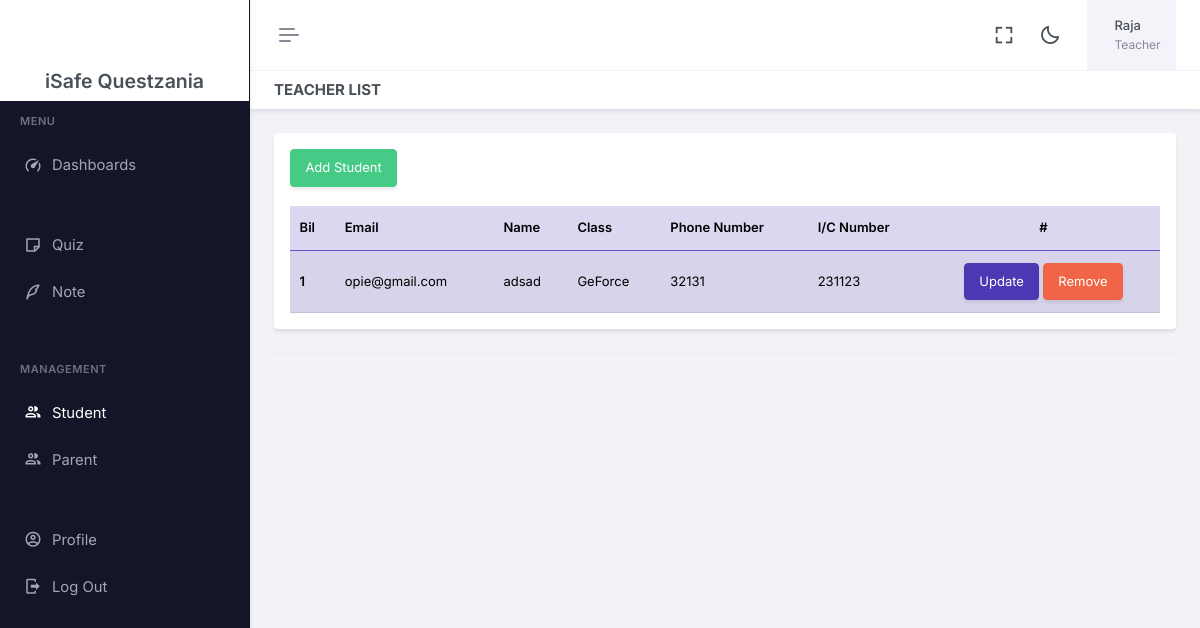
/Teacher/senaraiPelajar.php (signed in), run on the app's committed database.
### tables this page shows
CREATE TABLE `profile` (
  `id` int(25) NOT NULL,
  `user_id` int(25) NOT NULL,
  `nama` varchar(250) NOT NULL,
  `noFon` varchar(250) DEFAULT NULL,
  `noKp` varchar(250) DEFAULT NULL,
  `kelas_id` text DEFAULT NULL,
  `student_id` text DEFAULT NULL
);

CREATE TABLE `user` (
  `id` int(250) NOT NULL,
  `email` varchar(250) NOT NULL,
  `password` varchar(250) NOT NULL,
  `role` varchar(250) NOT NULL
);

CREATE TABLE `kelas` (
  `id` int(250) NOT NULL,
  `nama_kelas` text NOT NULL,
  `teacher_id` text NOT NULL
);

### Teacher/Component/sess.php (called while the page is built, shortened)
<?php
include('../dbConnect.php');
$uid = $_SESSION['uid'];
$sql = "SELECT * FROM profile WHERE user_id='$uid'";
$result = mysqli_query($conn, $sql);
$row = mysqli_fetch_array($result, MYSQLI_ASSOC);
$nama = $row['nama'];
$kelas_id = $row['kelas_id'];
$role=$_SESSION['role'];
?>

### Teacher/senaraiPelajar.php (the view, shortened to what this page needs)
<!doctype html>
<html lang="en" data-layout="vertical" data-topbar="light" data-sidebar="dark" data-sidebar-size="lg" data-sidebar-image="none" data-preloader="disable">
<?php include 'Component/head.php' ?>
<body>
    <div id="layout-wrapper">
        <header id="page-topbar">
            <div class="layout-width">
                <?php include './Component/header.php' ?>
            </div>
        </header>
        <?php include './Component/asside.php' ?>
        <div class="main-content">
            <div class="page-content">
                <div class="container-fluid">
                    <div class="row">
                        <div class="col-12">
                            <div class="page-title-box d-sm-flex align-items-center justify-content-between">
                                <h4 class="mb-sm-0">Teacher List</h4>
                            </div>
                        </div>
                    </div>
                    <div class="card-header">
                        <div class="card">
                            <div class="card-body">
                                <button type="button" class="btn btn-success btn-animation waves-effect waves-light" data-text="Add Student" data-bs-toggle="modal" data-bs-target="#myModal"><span>Add Student</span></button>
                                <br>
                                <br>
                                <table class="table table-primary table-striped align-middle table-nowrap mb-0">
                                    <thead>
                                        <tr>
                                            <th scope="col">Bil</th>
                                            <th scope="col">Email</th>
                                            <th scope="col">Name</th>
                                            <th scope="col">Class</th>
                                            <th scope="col">Phone Number</th>
                                            <th scope="col">I/C Number</th>
                                            <th scope="col" class="text-center">#</th>
                                        </tr>
                                    </thead>
                                    <tbody>
                                        <?php
                                        include('../dbConnect.php');
                                        $query = "SELECT user.id userId, user.password, user.email, profile.noKp,
                                        profile.nama, profile.noFon,profile.kelas_id, kelas.nama_kelas
                                        FROM user
                                        JOIN profile ON user.id=profile.user_id AND profile.kelas_id=$kelas_id
                                        LEFT JOIN kelas on kelas.id=profile.kelas_id
                                        WHERE user.role='Student'";
                                        $result = $conn->query($query);
                                        $modal = 1;
                                        if ($result->num_rows > 0) {
                                            while ($row = $result->fetch_assoc()) {
                                                $nama = $row['nama'];
                                                $noKp = $row['noKp'];
                                                $noFon = $row['noFon'];
                                                $email = $row['email'];
                                                $userId = $row['userId'];
                                                $namaKelas = $row['nama_kelas'];
                                                echo "
                                                    <tr>
                                                    <th scope='row'>$modal</th>
                                                    <td>$email</td>
                                                    <td>$nama</td>
                                                    <td>$namaKelas</td>
                                                    <td>$noFon</td>
                                                    <td>$noKp</td>
                                                    <td >
                                                        <center>
                                                            <button type='button' class='btn btn-primary btn-animation waves-effect waves-light data-text='Update' data-bs-toggle='modal' data-bs-target='#view2$modal'>
                                                                Update
                                                            </button>
                                                            <a href='./Api/removeStudent.php?userId=$userId' class='btn btn-danger btn-animation waves-effect waves-light data-text='Buang'>
                                                                Remove
                                                            </a>
                                                        </center>
                                                    </td>
                                                </tr>
                                                    ";
                                                $modal++;
                                            }
                                        } else {
                                            echo "
                                                <tr>
                                                <td colspan='9' align='center'>No Student Add</td>
                                                </tr>";
                                        }
                                        ?>
                                    </tbody>
                                </table>
                            </div>
                        </div>
                    </div>
                </div>
            </div>
        </div>
    </div>
</body>
</html>

### Teacher/Component/header.php (shortened to what this page needs)
<?php
    include './Component/sess.php'
?>
<div class="navbar-header">
    <div class="d-flex">
        <button type="button" class="btn btn-sm px-3 fs-16 header-item vertical-menu-btn topnav-hamburger shadow-none" id="topnav-hamburger-icon">
            <span class="hamburger-icon">
                <span></span>
                <span></span>
                <span></span>
            </span>
        </button>
    </div>
    <div class="d-flex align-items-center">
        <div class="ms-1 header-item d-none d-sm-flex">
            <button type="button" class="btn btn-icon btn-topbar btn-ghost-secondary rounded-circle shadow-none" data-toggle="fullscreen">
                <i class='bx bx-fullscreen fs-22'></i>
            </button>
        </div>
        <div class="ms-1 header-item d-none d-sm-flex">
            <button type="button" class="btn btn-icon btn-topbar btn-ghost-secondary rounded-circle light-dark-mode shadow-none">
                <i class='bx bx-moon fs-22'></i>
            </button>
        </div>
        <div class="dropdown ms-sm-3 header-item topbar-user">
            <button type="button" class="btn shadow-none" id="page-header-user-dropdown" data-bs-toggle="dropdown" aria-haspopup="true" aria-expanded="false">
                <span class="d-flex align-items-center">
                    <span class="text-start ms-xl-2">
                        <span class="d-none d-xl-inline-block ms-1 fw-medium user-name-text"><?php echo $nama;?></span>
                        <span class="d-none d-xl-block ms-1 fs-12 text-muted user-name-sub-text"><?php echo $role;?></span>
                    </span>
                </span>
            </button>
        </div>
    </div>
</div>

### data on the page
profile: nama "Raja"
profile: user.email "opie@gmail.com", nama "adsad", kelas.nama_kelas "GeForce", noFon "32131", noKp "231123"

### other printed values
$role "Teacher"
